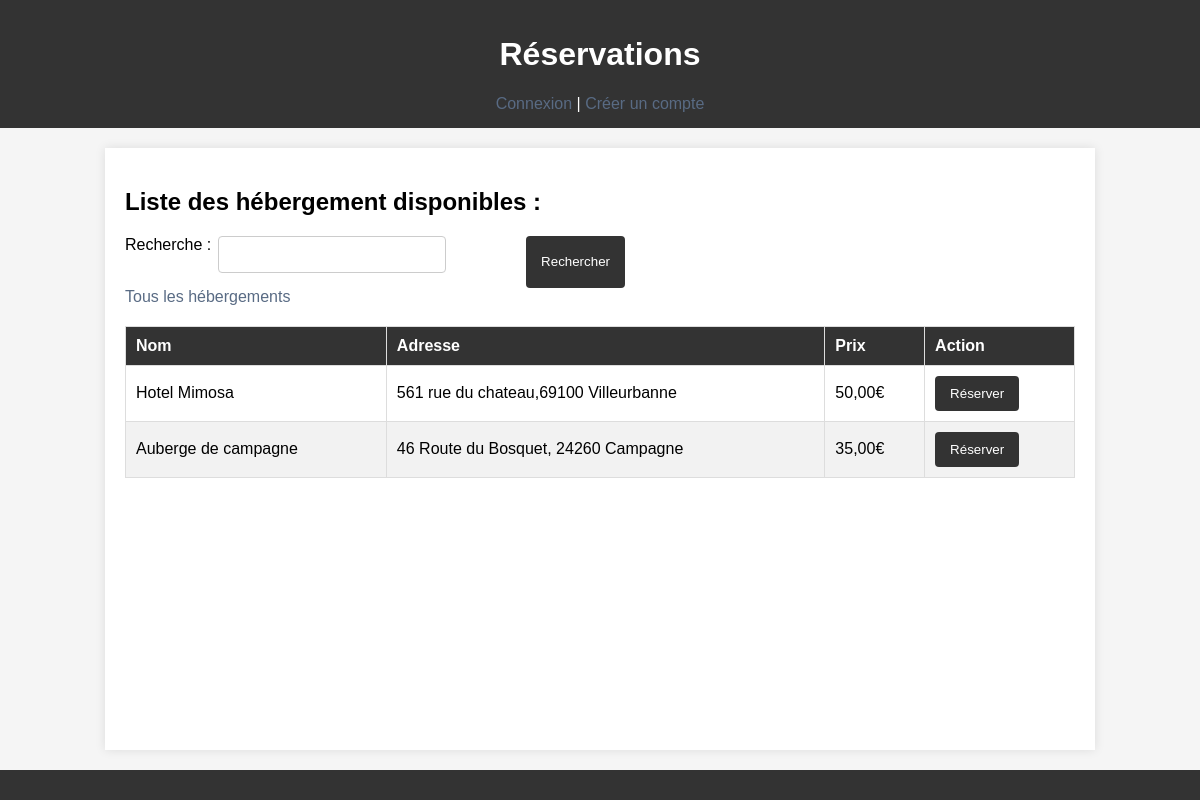
/nom_application/liste_hebergement/, run on the app's committed database.
### nom_application/models.py (models this page shows, shortened)
class Hebergement(models.Model):
    user = models.ForeignKey(User, on_delete=models.CASCADE,null=True)
    nom = models.CharField(max_length=100)
    adresse = models.CharField(max_length=255)
    prix = models.DecimalField(max_digits=10, decimal_places=2, default=0)

### nom_application/views.py (the view)
# urls.py: path('liste_hebergement/', liste_hebergement, name='liste_hebergement'),
def liste_hebergement(request):
    search_query = request.GET.get('search', '')
    hebergements = Hebergement.objects.filter(
        nom__icontains=search_query
    )
    context = {
        'hebergements': hebergements,
    }
    return render(request, 'nom_application/liste_hebergement.html', context)

### nom_application/templates/nom_application/liste_hebergement.html (shortened to what this page needs)
{% extends 'nom_application/base.html' %}
{% block content %}
  <h2>Liste des hébergement disponibles :</h2>
  <div>
    <form method="get" action="{% url 'liste_hebergement' %}" style="display: flex; margin-left: 0; max-width: 500px">
      <label for="search" style="width: 45%;">Recherche :</label>
      <input type="text" id="search" name="search" >
      <button type="submit" style="margin-left: 5rem;">Rechercher</button>
    </form>
  </div>
    <a href="{% url 'liste_hebergement' %}">Tous les hébergements</a>
  <table>
    <thead>
      <tr>
        <th>Nom</th>
        <th>Adresse</th>
        <th>Prix</th>
        <th>Action</th>
      </tr>
    </thead>
    <tbody>
      {% for hebergement in hebergements %}
        <tr>
          <td>{{ hebergement.nom }}</td>
          <td>{{ hebergement.adresse }}</td>
          <td>{{ hebergement.prix }}€</td>
          <td>
            <form method="post" action="{% url 'choisir_hebergement' hebergement.id %}">
                <button type="submit">Réserver</button>
            </form>
        </td>
        </tr>
      {% endfor %}
    </tbody>
  </table>
{% endblock %}

### nom_application/static/nom_application/styles.css (style rules this page uses)
body { display: flex; flex-direction: column; min-height: 100vh; margin: 0; padding: 0; background-color: #f5f5f5; font-family: 'Trebuchet MS', 'Lucida Sans Unicode', 'Lucida Grande', 'Lucida Sans', Arial, sans-serif }
table { width: 100%; border-collapse: collapse; margin-top: 20px; }
thead { background-color: #333; color: #fff; }
th, td { padding: 10px; border: 1px solid #ddd; text-align: left; }
tr:nth-child(even) { background-color: #f2f2f2; }
form { max-width: 400px; margin: 0 auto; }
form label { display: block; margin-bottom: 8px; }
form input[type="text"], form input[type="password"], form input[type="email"], form input[type="date"], form input[type="time"] { width: 100%; padding: 10px; margin-bottom: 15px; border: 1px solid #ccc; border-radius: 4px; }
form button { background-color: #333; color: #fff; padding: 10px 15px; border: none; border-radius: 4px; cursor: pointer; }
a { text-decoration: none; color: #596b84; }

### data on the page
Hebergement: nom "Hotel Mimosa", adresse "561 rue du chateau,69100 Villeurbanne", prix "50,00"
Hebergement: nom "Auberge de campagne", adresse "46 Route du Bosquet, 24260 Campagne", prix "35,00"
